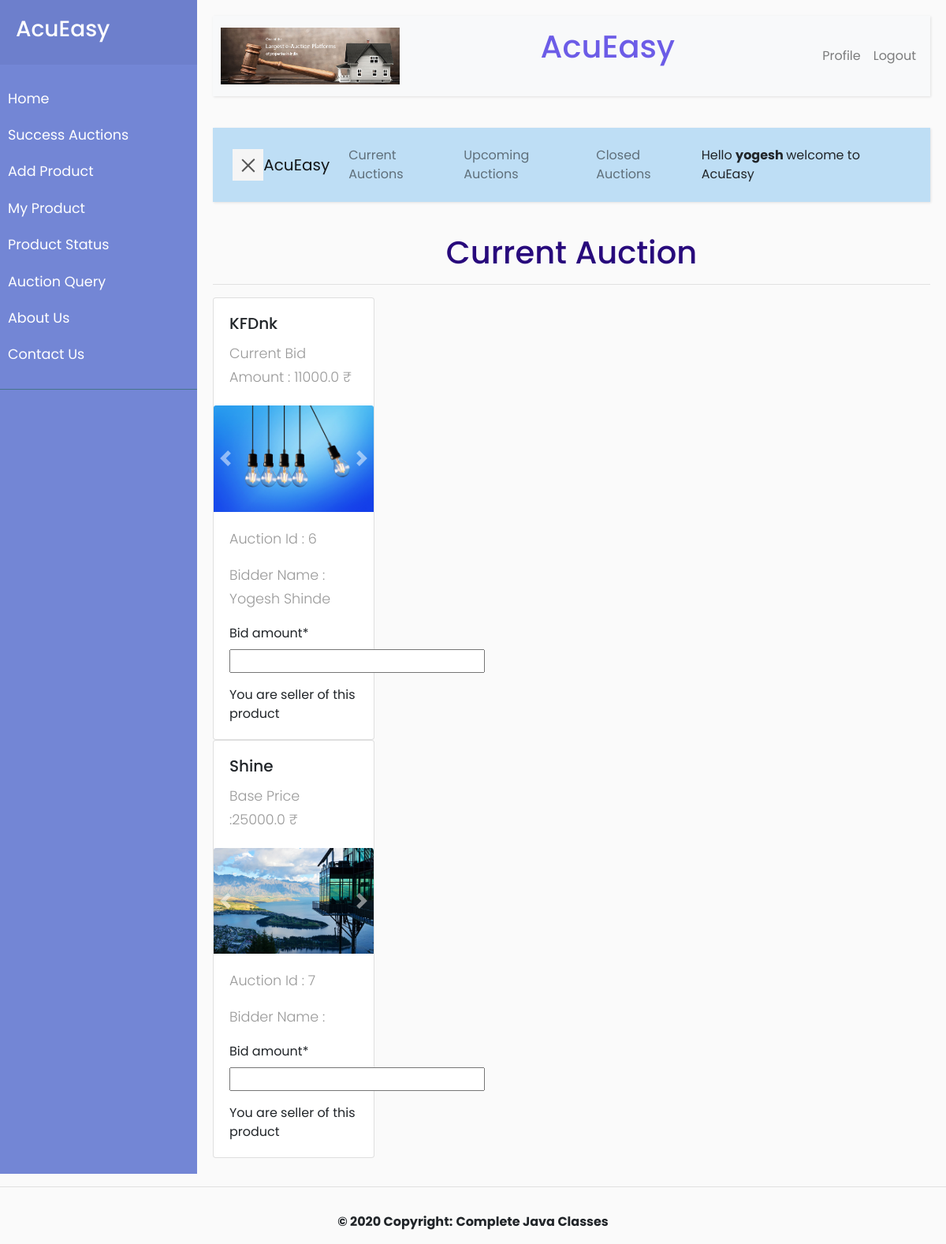
The app's page /auction/current-auction/ (signed in) with its own data.
### User/models.py (models this page shows, shortened)
class User(models.Model):
    user_id = models.AutoField(primary_key=True)
    user_name = models.CharField(max_length=36)
    user_username = models.CharField(max_length=36)
    user_password = models.CharField(max_length=36)
    user_confirm_password = models.CharField(max_length=36)
    user_email = models.EmailField()
    user_contact = models.IntegerField()
    GENDER_MALE = 0
    GENDER_FEMALE = 1
    GENDER_CHOICES = [(GENDER_MALE, 'Male'), (GENDER_FEMALE, 'Female')]
    gender = models.IntegerField(choices=GENDER_CHOICES)
    idproof = models.ManyToManyField(IdProof)
    idproof_images=models.ImageField(upload_to='idproof/')
    country = models.ForeignKey(Country, on_delete=models.CASCADE)
    state = models.ForeignKey(State, on_delete=models.CASCADE)
    city = models.ForeignKey(City, on_delete=models.CASCADE)
    area = models.ForeignKey(Area, on_delete=models.CASCADE)

### Auction/models.py (models this page shows, shortened)
class CurrentAuction(models.Model):
    currentauction_id = models.AutoField(primary_key=True)
    auctiondetails = models.OneToOneField(AuctionDetails, models.DO_NOTHING)

class AuctionDetails(models.Model):
    auctiondetails_id = models.AutoField(primary_key=True)
    auctiondetails_date = models.DateTimeField()
    productinformation = models.ForeignKey(
        ProductInformation, on_delete=models.CASCADE)

class CurrentBid(models.Model):
    currentbid_id = models.AutoField(primary_key=True)
    currentbid_time = models.TimeField()
    currentbid_amount = models.FloatField()
    currentauction = models.ForeignKey(
        CurrentAuction, on_delete=models.CASCADE)
    bidder = models.ForeignKey(Bidder, on_delete=models.CASCADE)

class Bidder(models.Model):
    bidder_id = models.AutoField(primary_key=True)
    bidder_type = models.CharField(max_length=36)
    user = models.ForeignKey(User, on_delete=models.CASCADE)

### Product/models.py (models this page shows, shortened)
class ProductInformation(models.Model):
    productinformation_id = models.AutoField(primary_key=True)
    productcategory = models.ForeignKey(ProductCategory, on_delete=models.CASCADE)
    productsubcategory = models.ForeignKey(ProductSubcategory, on_delete=models.CASCADE)
    productinformation_name=models.CharField(max_length=36)
    productinformation_details = models.TextField()
    user = models.ForeignKey(User, on_delete=models.CASCADE)
    product_verify = models.BooleanField(default=False)
    productinformation_baseprice=models.FloatField()

class ProductImages(models.Model):
    productimages_id = models.AutoField(primary_key=True)
    productinformation = models.ForeignKey(ProductInformation, on_delete=models.CASCADE)
    productimages_image = models.FileField(upload_to="product/")

### Auction/views.py (the view)
# urls.py: path('current-auction/', views.Current_Auction.as_view()),
class Current_Auction(View):
    objAuction = CurrentAuction.objects.all()
    bidList = []
    amount = []
    is_seller=[]
    cform = CurrentBidForm
    def get(self, request, *arg):
        self.bidList.clear()
        self.amount.clear()
        form = self.cform()
        for obj in self.objAuction:
            if obj.auctiondetails.productinformation.user.user_id == request.session.get('uid'):
                self.is_seller.append(True)
            else:
                self.is_seller.append(False)
        self.is_seller_copy=copy.copy(self.is_seller)
        for obj in self.objAuction:
            currentbid = obj.currentbid_set.all().last()
            if currentbid:
                bidder = currentbid.bidder
                amount = bidder.currentbid_set.all().last()
                self.amount.append(amount.currentbid_amount)
                self.bidList.append(bidder)
            else:
                self.amount.append(None)
                self.bidList.append(None)
        data = zip(self.objAuction, self.bidList, self.amount,self.is_seller_copy)
        del self.is_seller[:]
        aname = request.session.get('admin')
        uname = request.session.get('uname')
        if aname:
            return render(request, 'current_auction.html', {'admin': aname, 'data': data, 'form': form})
        elif uname:
            return render(request, 'User/current_auction_user.html', {'user': uname, 'data': data, 'form': form})
        else:
            return render(request, 'User/current_auction_guest.html', {'data': data, 'form': form})

### Auction/forms.py
class CurrentBidForm(forms.Form):
    bid_amount = forms.FloatField()

### User/templates/User/current_auction_user.html (shortened to what this page needs)
{% extends 'AcuEasy/user_base2.html'%} {% load static %}
  {% load crispy_forms_tags %}
  {% block body %}
  <div align="center">
    <h1>Current Auction</h1>
  </div>
  <hr>
  {% for product,bidder,amount,is_seller in data %}
  <form action="/auction/current-bid/{{product.currentauction_id}}/" method="POST" enctype="multipart/form-data">
    <div class="row">
      <div class="col-sm-3">
        <div class="card">
          <div class="card-body">
            <h5 class="card-title">
              {{product.auctiondetails.productinformation.productinformation_name}}
            </h5>
            <p class="card-text">
              {% if bidder %}
              Current Bid Amount : {{amount}} &#8377;
              {% else %}
              Base Price :{{product.auctiondetails.productinformation.productinformation_baseprice}} &#8377;
              {% endif %}
            </p>
          </div>
          <div id="carouselExampleControls" class="carousel slide" data-ride="carousel">
            <a href="/auction/product-detail/{{product.auctiondetails_id}}/">
              <div class="carousel-inner">
                {% for prodimage in product.auctiondetails.productinformation.productimages_set.all%}
                {% if forloop.first %}
                <div class="carousel-item active">
                  <img class="card-img-top" src="{{prodimage.productimages_image.url}}" alt="Card image cap" />
                </div>
                {% else %}
                <div class="carousel-item">
                  <img class="card-img-top" src="{{prodimage.productimages_image.url}}" alt="Card image cap" />
                </div>
                {% endif %}
                {% endfor %}
              </div>
            </a>
            <a class="carousel-control-prev" href="#carouselExampleControls" role="button" data-slide="prev">
              <span class="carousel-control-prev-icon" aria-hidden="true"></span>
            </a>
            <a class="carousel-control-next" href="#carouselExampleControls" role="button" data-slide="next">
              <span class="carousel-control-next-icon" aria-hidden="true"></span>
            </a>
          </div>
          <div class="card-body">
            <p class="card-text">
              Auction Id : {{product.auctiondetails_id}}
            </p>
            <p class="card-text">
              Bidder Name :
              {% if bidder %}
              {{bidder.user.user_name}}
              {% endif %}
            </p>
            <p>{{form | crispy }}</p>
            {% if is_seller %}
            {{ "You are seller of this product" }}
            {% else %}
            <button class="btn btn-primary">Bid Now</button>
            {% endif %}
          </div>
        </div>
      </div>
    </div>
  </form>
  {% endfor %}
  {% endblock %}

### templates/AcuEasy/user_base2.html (shortened to what this page needs)
<!DOCTYPE html>
{% load static %}
<html lang="en">
<head>
  <link rel="stylesheet" href="https://maxcdn.bootstrapcdn.com/bootstrap/4.0.0/css/bootstrap.min.css"
 />
  <link rel="stylesheet" href="{% static "css/base.css"%}" />
  <link rel="stylesheet" href="https://pro.fontawesome.com/releases/v5.12.0/css/all.css" />
</head>
<body>
  <div class="wrapper">
    <nav id="sidebar">
      <div class="sidebar-header">
        <h3>AcuEasy</h3>
      </div>
      <ul class="list-unstyled components">
        <li>
          <a href="/user/home/">Home</a>
        </li>
        <li>
          <a href="#">Success Auctions</a>
        </li>
        <li>
          <a href="/product/add-product/">Add Product</a>
        </li>
        <li>
          <a href="/product/myproduct/">My Product</a>
        </li>
        <li>
          <a href="/user/user-verify/">Product Status</a>
        </li>
        <li>
          <a href="#">Auction Query</a>
        </li>
        <li>
          <a href="/user/user-aboutus/">About Us</a>
        </li>
        <li>
          <a href="/user/contact-us/">Contact Us</a>
        </li>
      </ul>
    </nav>
    <div id="content">
      <nav class="navbar navbar-expand-lg navbar-light bg-light">
        <div align="center">
          <img src="{% static 'images/auction4.jpg' %}" alt="" width="30%" height="25%" align="left">
          <h1 style="color:#6c5ce7;">AcuEasy</h1 style>
        </div>
        <ul class="navbar-nav ml-auto nav-flex-icons">
          <li class="nav-item">
            <a class="nav-link" href="/user/update-profile/">Profile</a>
          </li>
          <li class="nav-item">
            <a class="nav-link" href="/user/user-logout/">Logout</a>
          </li>
        </ul>
      </nav>
      <nav class="navbar navbar-expand-lg navbar-light" style="background-color: rgb(190, 222, 245);">
        <div class="container-fluid">
          <button type="button" id="sidebarCollapse" class="navbar-btn">
            <span></span>
          </button>
          <a class="navbar-brand" href="#">AcuEasy</a>
          <div class="collapse navbar-collapse" id="navbarSupportedContent-333">
            <ul class="navbar-nav mr-auto">
              <li class="nav-item">
                <a class="nav-link" href="/auction/current-auction/">Current Auctions</a>
              </li>
              <li class="nav-item">
                <a class="nav-link" href="/auction/upcoming-auction/">Upcoming Auctions</a>
              </li>
              <li class="nav-item">
                <a class="nav-link" href="#">Closed Auctions</a>
              </li>
            </ul>
            <ul class="navbar-nav ml-auto nav-flex-icons">
              <form class="form-inline">
                {% if user %}
                <h7>Hello <b> {{ user }} </b> welcome to AcuEasy</h7>
                {% endif %}
              </form>
          </div>
        </div>
      </nav>
      <div>
        {% block body %} Write Block code!!! {% endblock %}
      </div>
    </div>
  </div>
  <hr>
  <div class="footer-copyright text-center py-3">
    <b>© 2020 Copyright:</b>
    <a href="https://www.completejavaclasses.com/">
      <b>Complete Java Classes</b>
    </a>
  </div>
</body>
</html>

### static/css/base.css (style rules this page uses)
body { font-family: 'Poppins', sans-serif; background: #fafafa; }
p { font-family: 'Poppins', sans-serif; font-size: 1.1em; font-weight: 300; line-height: 1.7em; color: #999; }
a, a:hover, a:focus { color: inherit; text-decoration: none; transition: all 0.3s; }
.navbar { padding: 15px 10px; background: #fff; border: none; border-radius: 0; margin-bottom: 40px; box-shadow: 1px 1px 3px rgba(0, 0, 0, 0.1); }
.navbar-btn { box-shadow: none; outline: none !important; border: none; }
.wrapper { display: flex; width: 100%; align-items: stretch; perspective: 1500px; }
#sidebar { min-width: 250px; max-width: 250px; background: #7386d5; color: #fff; transition: all 0.6s cubic-bezier(0.945, 0.02, 0.27, 0.665); transform-origin: bottom left; }
#sidebar .sidebar-header { padding: 20px; background: #6d7fcc; }
#sidebar ul.components { padding: 20px 0; border-bottom: 1px solid #47748b; }
#sidebar ul li a { padding: 10px; font-size: 1.1em; display: block; }
#content { width: 100%; padding: 20px; min-height: 100vh; transition: all 0.3s; }
#sidebarCollapse { width: 40px; height: 40px; background: #f5f5f5; cursor: pointer; }
#sidebarCollapse span { width: 80%; height: 2px; margin: 0 auto; display: block; background: #555; transition: all 0.8s cubic-bezier(0.81, -0.33, 0.345, 1.375); transition-delay: 0.2s; }
#sidebarCollapse span:last-of-type { transform: rotate(-45deg) translate(1px, -1px); }

### User/templates/User/current_auction_user.html (style rules this page uses)
h1 { color: #280a7c; }

### records on screen
User: user_username "yogesh"
CurrentAuction: auctiondetails.productinformation.productinformation_name "KFDnk", currentbid_amount "11000.0", auctiondetails_id "6", user.user_name "Yogesh Shinde", value "You are seller of this product"
ProductImages: productimages_image (picture)
CurrentAuction: auctiondetails.productinformation.productinformation_name "Shine", auctiondetails.productinformation.productinformation_baseprice "25000.0", auctiondetails_id "7", value "You are seller of this product"
ProductImages: productimages_image (picture)
